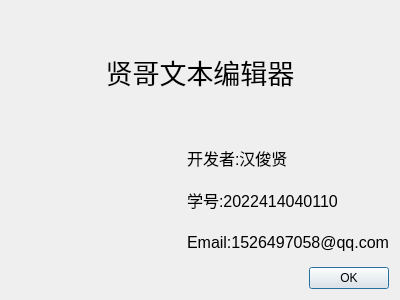
<?xml version="1.0" encoding="UTF-8"?>
<ui version="4.0">
 <class>AboutDialog</class>
 <widget class="QDialog" name="AboutDialog">
  <property name="geometry">
   <rect>
    <x>0</x>
    <y>0</y>
    <width>400</width>
    <height>300</height>
   </rect>
  </property>
  <property name="windowTitle">
   <string>Dialog</string>
  </property>
  <layout class="QVBoxLayout" name="verticalLayout_2">
   <item>
    <widget class="QLabel" name="label">
     <property name="sizePolicy">
      <sizepolicy hsizetype="Minimum" vsizetype="Preferred">
       <horstretch>0</horstretch>
       <verstretch>0</verstretch>
      </sizepolicy>
     </property>
     <property name="font">
      <font>
       <pointsize>20</pointsize>
      </font>
     </property>
     <property name="layoutDirection">
      <enum>Qt::LeftToRight</enum>
     </property>
     <property name="text">
      <string>贤哥文本编辑器</string>
     </property>
     <property name="alignment">
      <set>Qt::AlignCenter</set>
     </property>
    </widget>
   </item>
   <item>
    <layout class="QHBoxLayout" name="horizontalLayout">
     <item>
      <widget class="QLabel" name="label_5">
       <property name="styleSheet">
        <string notr="true">border-image: url(:/img/save.png);</string>
       </property>
       <property name="text">
        <string/>
       </property>
      </widget>
     </item>
     <item>
      <layout class="QVBoxLayout" name="verticalLayout">
       <item>
        <widget class="QLabel" name="label_2">
         <property name="font">
          <font>
           <pointsize>12</pointsize>
          </font>
         </property>
         <property name="text">
          <string>开发者:汉俊贤</string>
         </property>
        </widget>
       </item>
       <item>
        <widget class="QLabel" name="label_3">
         <property name="font">
          <font>
           <pointsize>12</pointsize>
          </font>
         </property>
         <property name="text">
          <string>学号:2022414040110</string>
         </property>
        </widget>
       </item>
       <item>
        <widget class="QLabel" name="label_4">
         <property name="font">
          <font>
           <pointsize>12</pointsize>
          </font>
         </property>
         <property name="text">
          <string>Email:1526497058@qq.com</string>
         </property>
        </widget>
       </item>
      </layout>
     </item>
    </layout>
   </item>
   <item>
    <widget class="QDialogButtonBox" name="buttonBox">
     <property name="orientation">
      <enum>Qt::Horizontal</enum>
     </property>
     <property name="standardButtons">
      <set>QDialogButtonBox::Ok</set>
     </property>
    </widget>
   </item>
  </layout>
 </widget>
 <resources/>
 <connections>
  <connection>
   <sender>buttonBox</sender>
   <signal>accepted()</signal>
   <receiver>AboutDialog</receiver>
   <slot>accept()</slot>
   <hints>
    <hint type="sourcelabel">
     <x>248</x>
     <y>254</y>
    </hint>
    <hint type="destinationlabel">
     <x>157</x>
     <y>274</y>
    </hint>
   </hints>
  </connection>
  <connection>
   <sender>buttonBox</sender>
   <signal>rejected()</signal>
   <receiver>AboutDialog</receiver>
   <slot>reject()</slot>
   <hints>
    <hint type="sourcelabel">
     <x>316</x>
     <y>260</y>
    </hint>
    <hint type="destinationlabel">
     <x>286</x>
     <y>274</y>
    </hint>
   </hints>
  </connection>
 </connections>
</ui>
